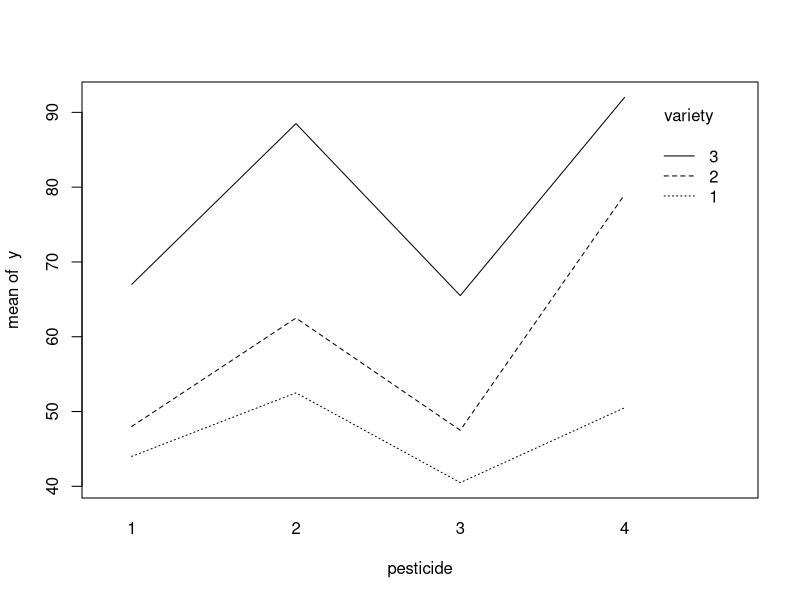
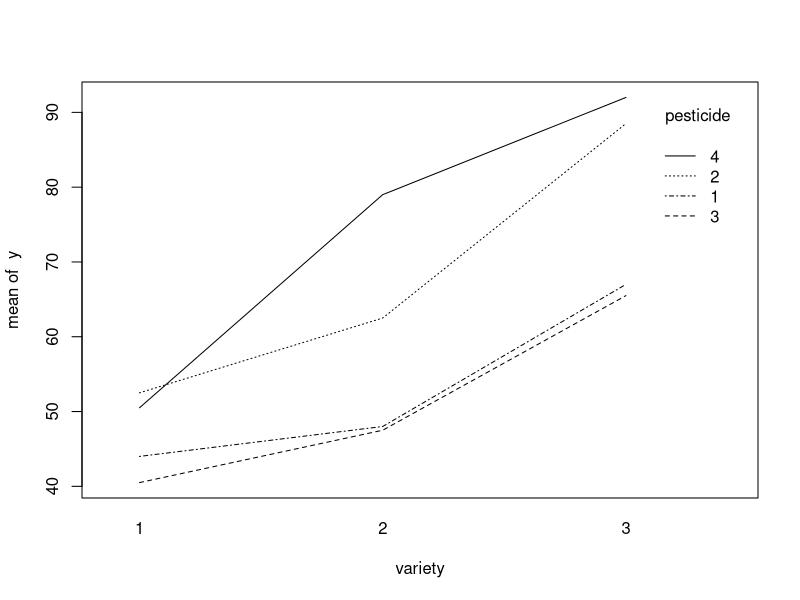

Reproduce these figures in R, in order.
# Get overview of all packages on your computer
pkgs <- rownames(installed.packages())

#if our package is missing, install it
if(!"emmeans" %in% pkgs) install.packages("emmeans")

#if our package is missing, install it
if(!"multcomp" %in% pkgs) install.packages("multcomp")

# taste of three types of tomato: round, beef, or cherry
taste <- c(25.44462, 28.09772, 46.46490, 36.95795, 24.83477, 28.46805,
           48.14579, 31.77559, 53.42217, 70.86571, 57.07008, 38.08433)

#create a qualitative variable indicating tomato type
tomtype <- as.factor(c(rep("round",4), rep("beef",4), rep("cherry",4)))

# one-way ANOVA model
Tastemodel <- lm(taste ~ tomtype)
anova(Tastemodel)

# Q1: SST: 2321.7, SSR: 1187.5, SSE: 1134.2
# Q2: df for SST is n obserations - 1, df for SSR is number of categories - 1, df for SSE is df for (df of SST) - (df of SSR)
# Q3: Given a P-value on the F test of < 0.05, at a significance level of 0.05, we can reject the null, and there is a significant diff.

# this is what happens when you do not introduce
# type of tomato as a factor
# type of tomato: 1 = round, 2 = beef, 3 = cherry tomato)
type <- c(1, 1, 1, 1, 2, 2, 2, 2, 3, 3, 3 ,3)
WrongModel <- lm(taste ~ type)
summary(WrongModel)

# Q4: incorrect as it is trying to evaluate the type as a numeric, as opposed to a categorical, and so it is trying to identify some incremental even step difference between the categories

# more output with the one-way anova model
summary(Tastemodel)

library(multcomp)

# All three pairwise comparisons with Tukeys method
Tukey <- glht(Tastemodel, linfct=mcp(tomtype="Tukey"))
summary(Tukey)

tomtype2 <- relevel(tomtype, ref="cherry")
Tastemodel2 <- lm(taste ~ tomtype2)
summary(Tastemodel)
summary(Tastemodel2)

# response is yield of fruit y, 
# comparing four pesticides or three varieties f fruit trees
# eight trees of each variety randomly assigned to the four pesticides
# two trees per variety, per pesticide
y <- c(49, 39, 55, 41, 66, 68, 50, 55, 67, 58, 85, 92, 43, 38, 53, 42, 69, 62, 53, 48, 85, 73, 85, 99)
pesticide <- factor(c(1,  1,  1,  1,  1, 1, 2, 2, 2, 2, 2, 2, 3, 3, 3, 3, 3, 3, 4, 4, 4, 4, 4, 4))
variety <- factor(c(1, 1, 2, 2, 3, 3, 1, 1, 2, 2, 3, 3, 1, 1, 2, 2, 3, 3, 1, 1, 2, 2, 3, 3))

# printing the data
print(cbind(y, variety, pesticide))

#profile plot
interaction.plot(pesticide, variety, y)
interaction.plot(variety, pesticide, y)

# a two-way analysis of variance with interaction
twowayint <- lm(y ~ variety + pesticide + variety:pesticide)
anova(twowayint)
summary(twowayint)

library(emmeans)
#comparing pesticides averaged over varieties
marginal <- emmeans(twowayint, ~ pesticide)
# Fisher's LSD method
pairs(marginal, adjust="None")

# Tukey's method
pairs(marginal, adjust="Tukey")
